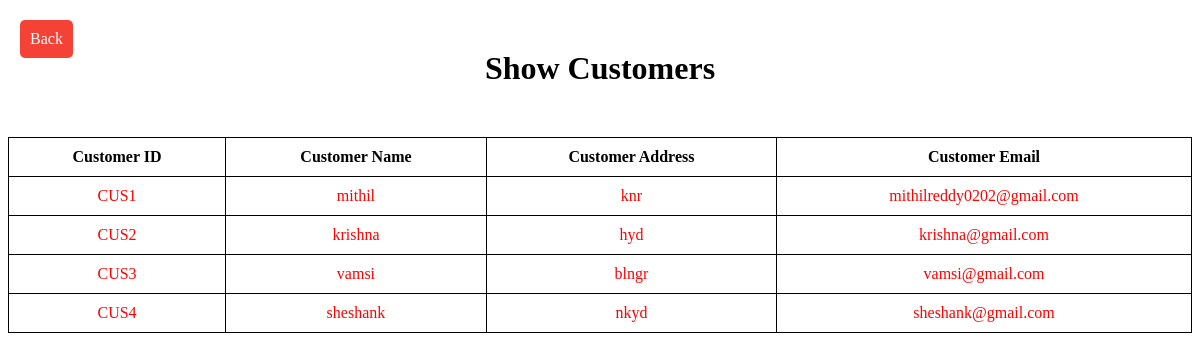
The page /show-customers on the database as committed earlier.
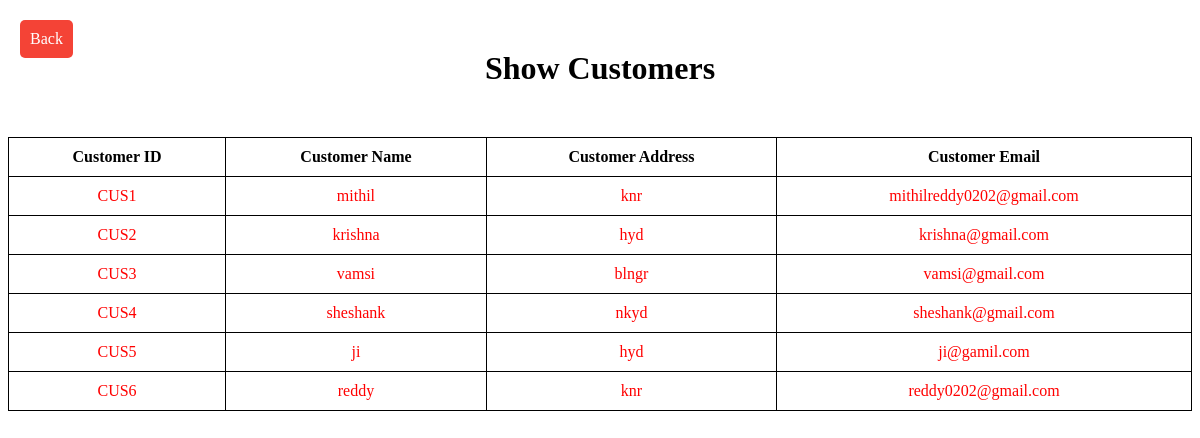
The same page on the database as committed later.
### tables this page shows
CREATE TABLE customer(customer_id varchar(30),customer_name varchar(40),customer_addr varchar(50),customer_mail varchar(50));

### app.py (the view)
@app.route('/show-customers')
def customer_show():
    conn = sqlite3.connect('ims.db')
    cn = conn.cursor()
    cn.execute("select * from customer")
    data = []
    for i in cn.fetchall():
        customer = {}
        customer['customer_id']= i[0]
        customer['customer_name'] = i[1]
        customer['customer_addr'] = i[2]
        customer['customer_mail'] = i[3]
        data.append(customer)
    print(data)
    return render_template('showcustomers.html',data = data)

### templates/showcustomers.html (shortened to what this page needs)
<!DOCTYPE html>
<html>
<head>
</head>
<body>
    <h1>Show Customers</h1>
    <a href="/customers" class="home-button">Back</a>
    <div class="table-container fade-in">
        <table>
            <tr>
                <th>Customer ID</th>
                <th>Customer Name</th>
                <th>Customer Address</th>
                <th>Customer Email</th>
            </tr>
            {% for customer in data %}
                <tr>
                    <td>{{ customer.customer_id }}</td>
                    <td>{{ customer.customer_name }}</td>
                    <td>{{ customer.customer_addr }}</td>
                    <td>{{ customer.customer_mail }}</td>
                </tr>
            {% endfor %}
        </table>
    </div>
</body>
</html>

### templates/showcustomers.html (style rules this page uses)
body { background-image: url("https://wallpaperaccess.com/full/2374139.jpg"); background-size: cover; background-position: unset; background-repeat: no-repeat; backface-visibility: visible; }
h1 { text-align: center; margin-top: 50px; color: #000000; }
.table-container { margin-top: 50px; text-align: center; }
table { width: 100%; border-collapse: collapse; }
th { padding: 10px; border: 1px solid #000000; color: #000000; }
td { padding: 10px; border: 1px solid #000000; color: #ff0000; background-color: #ffffff; }
th { background-color: #ffffff; }
.fade-in { animation: fadeIn 1s ease-in-out; }
.home-button { position: fixed; top: 20px; left: 20px; background-color: #f44336; color: white; padding: 10px; border-radius: 5px; text-decoration: none; cursor: pointer; }

Rows that differ between the two databases and show on the page:
added customer: customer_id "CUS5", customer_name "ji", customer_addr "hyd", customer_mail "ji@gamil.com"
added customer: customer_id "CUS6", customer_name "reddy", customer_addr "knr", customer_mail "reddy0202@gmail.com"
